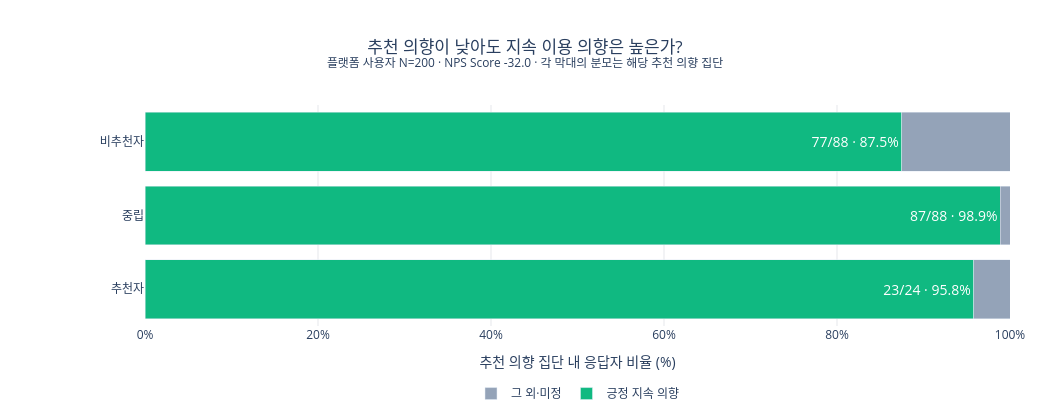

Here is the notebook cell this chart was saved with:
### Code cell
positive_pct = cross.loc[segment_order, '긍정 비율(%)']
other_pct = 100 - positive_pct
fig = go.Figure()
fig.add_trace(go.Bar(
    y=segment_order, x=positive_pct, orientation='h',
    name='긍정 지속 의향', marker_color=COLORS['positive'],
    text=[f"{int(cross.loc[s, '긍정 지속 의향'])}/{int(cross.loc[s, '계'])} · {positive_pct[s]:.1f}%" for s in segment_order],
    textposition='inside', textfont=dict(color='white', size=14),
    hovertemplate='%{y}<br>%{text}<extra></extra>',
))
fig.add_trace(go.Bar(
    y=segment_order, x=other_pct, orientation='h',
    name='그 외·미정', marker_color=COLORS['neutral'],
    hovertemplate='%{y}<br>그 외·미정 %{x:.1f}%<extra></extra>',
))
fig.update_layout(
    barmode='stack',
    title=dict(text=f'추천 의향이 낮아도 지속 이용 의향은 높은가?<br><sup>플랫폼 사용자 N={len(users)} · NPS Score {nps_score:.1f} · 각 막대의 분모는 해당 추천 의향 집단</sup>', x=0.5),
    xaxis=dict(title='추천 의향 집단 내 응답자 비율 (%)', range=[0, 100], gridcolor='#E5E7EB', ticksuffix='%'),
    yaxis=dict(autorange='reversed'),
    paper_bgcolor='white', plot_bgcolor='white',
    legend=dict(orientation='h', y=-0.24, x=0.5, xanchor='center'),
    height=420, width=1050, margin=dict(l=145, r=40, t=105, b=80),
)
fig.show()

### Figure 1 — Plotly figure (JSON) as saved in the notebook; plotly's stock layout.template omitted (floating-point values rounded to 4 significant figures)
{"data": [{"hovertemplate": "%{y}<br>%{text}<extra></extra>", "marker": {"color": "#10B981"}, "name": "긍정 지속 의향", "orientation": "h", "text": ["77/88 · 87.5%", "87/88 · 98.9%", "23/24 · 95.8%"], "textfont": {"color": "white", "size": 14}, "textposition": "inside", "type": "bar", "x": [87.5, 98.9, 95.8], "y": ["비추천자", "중립", "추천자"]}, {"hovertemplate": "%{y}<br>그 외·미정 %{x:.1f}%<extra></extra>", "marker": {"color": "#94A3B8"}, "name": "그 외·미정", "orientation": "h", "type": "bar", "x": [12.5, 1.1, 4.2], "y": ["비추천자", "중립", "추천자"]}], "layout": {"barmode": "stack", "height": 420, "legend": {"orientation": "h", "x": 0.5, "xanchor": "center", "y": -0.24}, "margin": {"b": 80, "l": 145, "r": 40, "t": 105}, "paper_bgcolor": "white", "plot_bgcolor": "white", "title": {"text": "추천 의향이 낮아도 지속 이용 의향은 높은가?<br><sup>플랫폼 사용자 N=200 · NPS Score -32.0 · 각 막대의 분모는 해당 추천 의향 집단</sup>", "x": 0.5}, "width": 1050, "xaxis": {"gridcolor": "#E5E7EB", "range": [0, 100], "ticksuffix": "%", "title": {"text": "추천 의향 집단 내 응답자 비율 (%)"}}, "yaxis": {"autorange": "reversed"}}}
